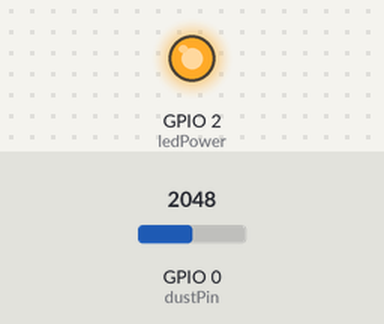
This sketch was run on a simulated ESP32. Parts: output pins drawn as LEDs (lit = HIGH). Inputs (shaded band) come from the test bench; at power-on: GPIO 0 (dustPin) = 2048. What the sketch prints to the serial monitor is not drawn.

Above: at 0.1 s.
Timing chart, 0 to 1.6 s (numbered marks = the images above):
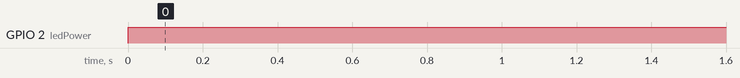

Measured:
- by itself, GPIO 2 (ledPower): LOW → HIGH at 0.00 s

The sketch:

DustDetect.ino
```cpp
/*
測試得到的資料和空氣品質對照：
3000 + = 很差
1050-3000 = 差
300-1050 = 一般
150-300 = 好
75-150 = 很好
0-75 = 非常好

https://www.taiwaniot.com.tw/product/sharp-%E5%8E%9F%E8%A3%9D%E5%A4%8F%E6%99%AE-gp2y1014au-pm2-5%E7%81%B0%E5%A1%B5%E7%B2%89%E5%A1%B5%E7%A9%BA%E6%B0%A3%E5%93%81%E8%B3%AA%E6%84%9F%E6%B8%AC%E5%99%A8/
*/
int dustPin=0;

float dustVal=0;

int ledPower=2;
int delayTime=280;
int delayTime2=40;
float offTime=9680;
void setup(){
Serial.begin(9600);
pinMode(ledPower,OUTPUT);
pinMode(dustPin, INPUT);
}

void loop(){
// ledPower is any digital pin on the arduino connected to Pin 3 on the sensor
digitalWrite(ledPower,LOW);
delayMicroseconds(delayTime);
dustVal=analogRead(dustPin);
delayMicroseconds(delayTime2);
digitalWrite(ledPower,HIGH);
delayMicroseconds(offTime);

delay(1000);
if (dustVal>36.455)
Serial.println((float(dustVal/1024)-0.0356)*120000*0.035);
}
```
